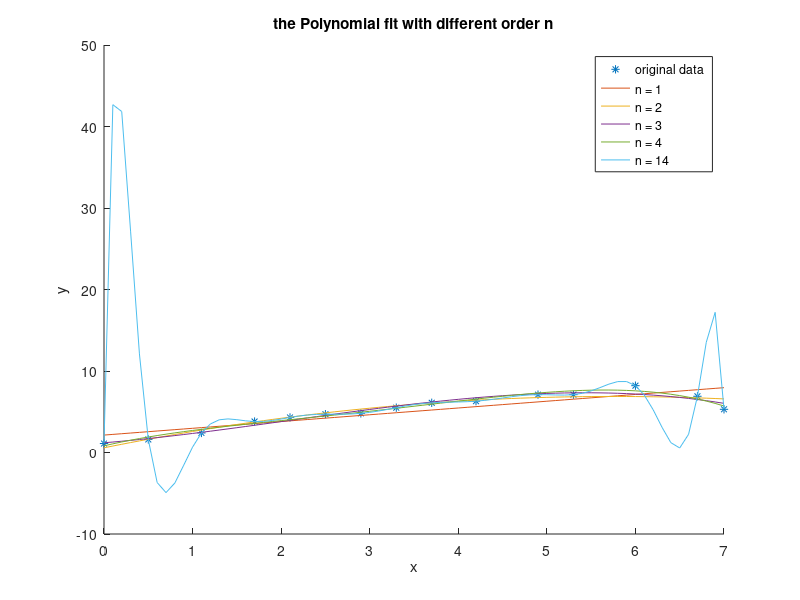
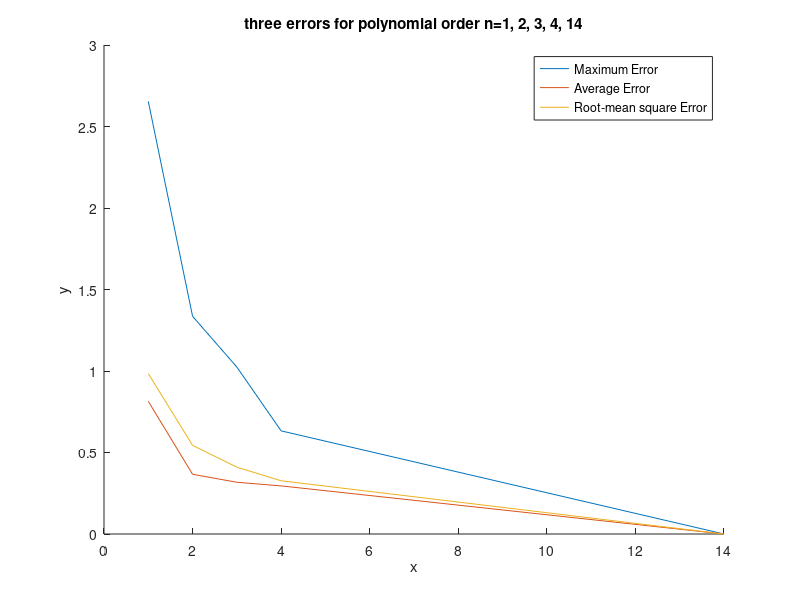
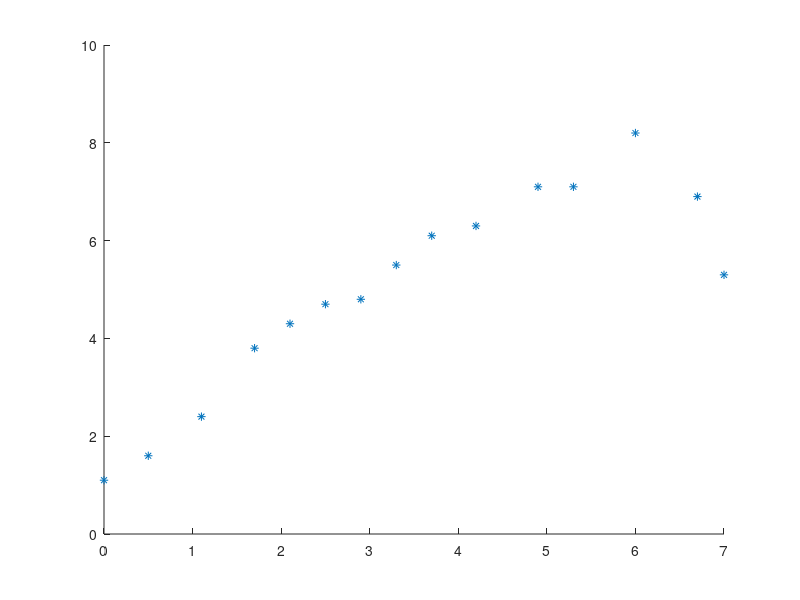

These charts were generated, in order, by the following MATLAB code: (Note: this script raises an error after producing the figures.)
%% 
% HW1 for Scientific Computation due 10 a.m. on Sep 26
% Please submit the final PDF via the word or pdf file. 

% Giving the data pair (x, y) （100 Points）： 
% x = [0 0.5 1.1 1.7 2.1 2.5 2.9 3.3 3.7 4.2 4.9 5.3 6.0 6.7 7.0];
% y = [1.1 1.6 2.4 3.8 4.3 4.7 4.8 5.5 6.1 6.3 7.1 7.1 8.2 6.9 5.3];
% For data points xp=0:0.1:7, calculate the value of yp 
% using polynomial fit and interpolation.

x = [0 0.5 1.1 1.7 2.1 2.5 2.9 3.3 3.7 4.2 4.9 5.3 6.0 6.7 7.0];
y = [1.1 1.6 2.4 3.8 4.3 4.7 4.8 5.5 6.1 6.3 7.1 7.1 8.2 6.9 5.3];
xp = 0:0.1:7;

%%
% 1. Try the Polynomial fit using the least square with different order 
% of polynomial degrees n; (Matlab function: polyfit). 
% Plot results for n=1, 2, 3, 14 in Figure 1. （20 Points）

figure;
hold on;
plot(x, y, '*');

P = zeros([5, 15]);

i = 1;
N = [1,2,3,4,14];
for n = N
    p = polyfit(x, y, n);
    P(i, 1:n+1) = p;
    yp = polyval(p, xp);
    plot(xp, yp);
    i = i + 1;
end

xlabel('x'), ylabel('y');
legend('original data ', 'n = 1', 'n = 2', 'n = 3', 'n = 4', 'n = 14');
title('the Polynomial fit with different order n');

%%
% 2. Write the polynomial equation with coefficients 
% for different n=1, 2, 3, 14. （20 Points）
% Check if it is right using giving data pair.


%%
% 3. 3.Calculate three errors: 
% maximum error, average error, root-mean square error 
% for polynomial order n=1, 2, 3, 4, 14. 
% Plot three errors for different n in Figure 2（20 Points）

len = length(y);

% store [maximum_error, average_error, rse_error] with different n
errors = zeros([5,3]);
i = 1;
for n = [1,2,3,4,14]
    p = polyfit(x, y, n);
    fx = polyval(p, x);
    abs_error_vec = abs(fx-y);

    maximum_error = max(abs_error_vec);
    average_error = sum(abs_error_vec) / len;
    rse_error = sqrt(sum(abs_error_vec.*abs_error_vec) / len);

    errors(i, 1:3) = [maximum_error, average_error, rse_error];

    i = i + 1;
end

figure;
hold on;
n = [1,2,3,4,14];
for j = [1,2,3]
    plot(n, transpose(errors(1:5, j)));
end
xlabel('x'), ylabel('y');
legend("Maximum Error", "Average Error", "Root-mean square Error");
title("three errors for polynomial order n=1, 2, 3, 4, 14");

%%
% 4. Try different interpolation method using nearest and spline. 
% Analyze which interpolation is the best? （20 Points）

% x = [0 0.5 1.1 1.7 2.1 2.5 2.9 3.3 3.7 4.2 4.9 5.3 6.0 6.7 7.0];
% y = [1.1 1.6 2.4 3.8 4.3 4.7 4.8 5.5 6.1 6.3 7.1 7.1 8.2 6.9 5.3];
% xp = 0:0.1:7;

figure;
hold on;
plot(x, y, '*');
for method = ["nearest", "spline"]
    yp = interp1(x, y, xp, method);
    plot(xp, yp);
end
xlabel('x'), ylabel('y');
legend("original data", "nearest", "spline", "Location","northwest");
title("the curves with different interpolation method");

% Analysis: Spline method is better!
% Spline（三次样条插值）方法明显优于nearest（最近邻插值）方法。
% 查阅网上资料得知，相较于nearest将距离最近的数据点赋值给插值点的方式，
% spline方法在数据点之间通过三阶多项式进行插值，得到的插值曲线更加光滑，
% 可能更逼近真实的数据。所以spline方法更优。

%% 
% 5. Explain the differences between interpolation and fitting? （20 Points）
% 插值法与拟合法的差异在于：插值依据两个相邻已知数据点来计算这两点之间插入点
% 的值，这样得到的插值曲线一定经过所有的已知数据点，容易受到数据噪声的影响；
% 而拟合则是通过找到某个函数，使得所有点上的预测值与真实值的总的误差到达一个
% 可以接受的范围内，这样得到的拟合曲线一般不能都经过每个已知数据点，但可以更
% 好地克服噪声带来的影响。





